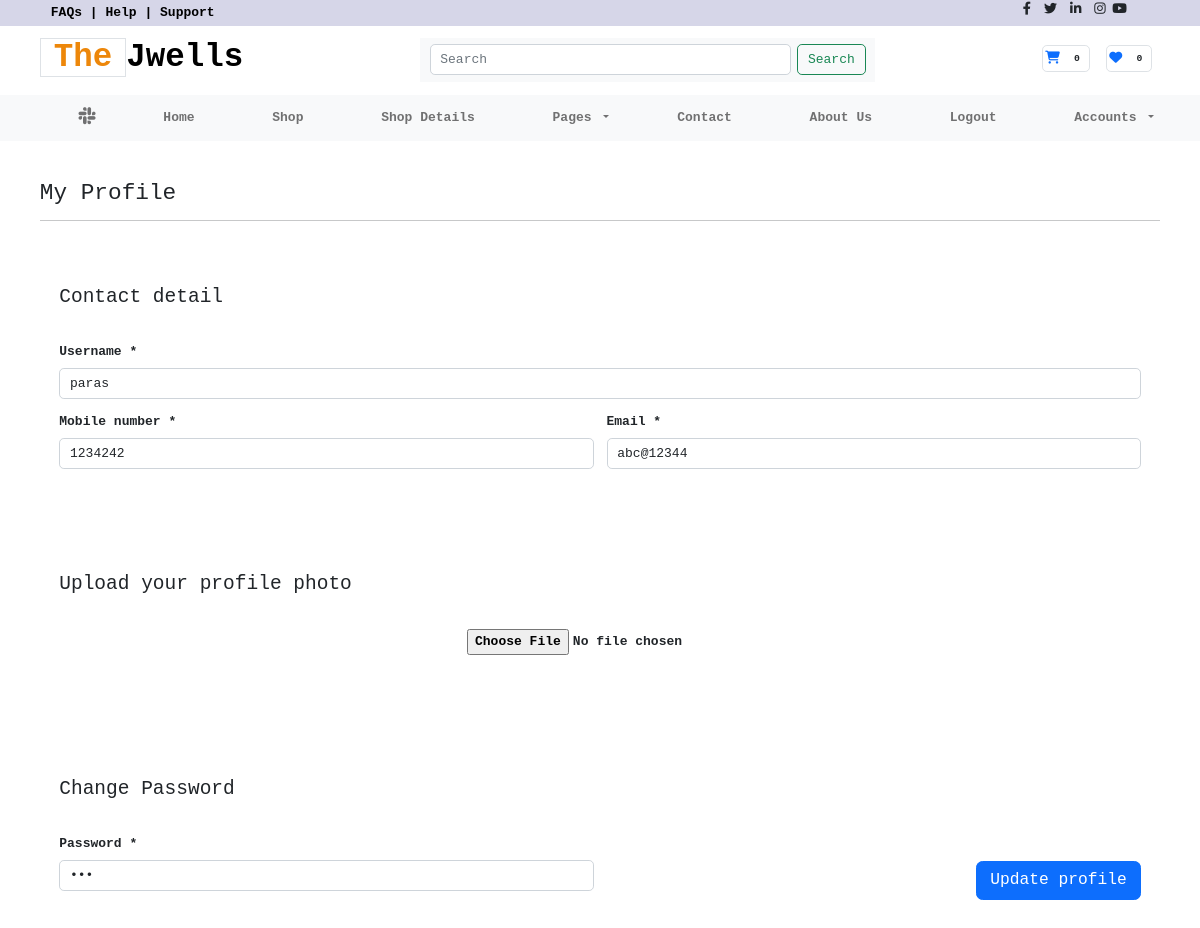
The page /para/Edit_profile (signed in) on the database its author committed.
### projectapp/models.py (models this page shows)
class Customer(models.Model):
    username=models.CharField(max_length=200)
    email=models.CharField(max_length=200)
    password=models.CharField(max_length=200)
    R_password=models.CharField(max_length=200,default=' ')
    mobile=models.IntegerField()
    profile_image=models.ImageField(upload_to="profile/",default='')

### projectapp/views.py (the view)
# urls.py: path('Edit_profile',views.Edit_profile,name='Edit_profile'),
def Edit_profile(request):
    data={'title':'Edit_profile'}
    if 'userid' in request.session:
        if request.method == "POST":
            mobile=request.POST['mobile']
            username=request.POST['username']
            password=request.POST['password']
            email=request.POST['email']
            profile_image=request.FILES['profile_image']
            data=Customer.objects.get(id=request.session['userid'])
            data.mobile=mobile
            data.username=username
            data.password=password
            data.email=email
            data.profile_image=profile_image
            data.save()
            messages.add_message(request,messages.SUCCESS,"Profile Update Sucessful!!")
            return redirect('profile')
        else:
            profile=Customer.objects.get(id=request.session['userid'])
            data={'profile':profile,'title':'Edit profile'}
            return render (request,'edit_profile.html',data)
    else:
        messages.add_message(request,messages.ERROR,"Please Login First!!")
        return redirect('login')

### projectapp/templates/Edit_profile.html (shortened to what this page needs)
{% load static %}
<!DOCTYPE html>
<html lang="en">
<body>
    {% include 'header.html' %}
    {% include 'navigation.html' %}
    <div class="container">
        <div class="row">
            <div class="col-12">
                <div class="my-5">
                    <h3>My Profile</h3>
                    <hr>
                </div>
                <form class="file-upload" action="{% url 'Edit_profile' %}" method="POST" enctype="multipart/form-data">
                    <div class="row mb-5 gx-5">
                        <div class="col-xxl-8 mb-5 mb-xxl-0">
                            <div class="bg-secondary-soft px-4 py-5 rounded">
                                <div class="row g-3">
                                    <h4 class="mb-4 mt-0">Contact detail</h4>
                                    <div class="col-md-12">
                                        <label class="form-label">Username *</label>
                                        <input type="text" class="form-control" name="username" placeholder="" aria-label="Username"
                                            value="{{profile.username}}">
                                    </div>
                                    <div class="col-md-6">
                                        <label class="form-label">Mobile number *</label>
                                        <input type="text" class="form-control" name="mobile" placeholder=""
                                            value="{{profile.mobile}}">
                                    </div>
                                    <div class="col-md-6">
                                        <label for="inputEmail4" class="form-label">Email *</label>
                                        <input type="email" class="form-control" name="email" id="inputEmail4"
                                            value="{{profile.email}}">
                                    </div>
                                </div>
                            </div>
                        </div>
                        <div class="col-xxl-4">
                            <div class="bg-secondary-soft px-4 py-5 rounded">
                                <div class="row g-3">
                                    <h4 class="mb-4 mt-0">Upload your profile photo</h4>
                                    <div class="text-center">
                                        <input type="file" id="customFile" name="profile_image">
                                    </div>
                                </div>
                            </div>
                        </div>
                    </div>
                    <div class="col-xxl-6">
                        <div class="bg-secondary-soft px-4 py-5 rounded">
                            <div class="row g-3">
                                <h4 class="my-4">Change Password</h4>
                                <div class="col-md-6">
                                    <label for="exampleInputPassword3" class="form-label">Password *</label>
                                    <input type="password" name="password" class="form-control" id="exampleInputPassword3"
                                        value="{{profile.password}}">
                                </div>
                                <div class="col-md-6">
                                    <div class="gap-3 d-md-flex justify-content-md-end text-center">
                                        <button type="submit" class="btn btn-primary btn-lg"
                                            style="margin-top: 5%;">Update profile</button>
                                    </div>
                                </div>
                            </div>
                        </div>
                    </div>
            </div>
        </div>
    </div>
</body>
</html>

### projectapp/static/css/style.css (style rules this page uses)
* { font-weight: bold; font-family: monospace; }
html,body { max-width: 100%; overflow-x: hidden; }
:root { padding: 0; margin: 0; text-decoration: none; }

### rows shown on the page
Customer: username "paras", mobile "1234242", email "abc@12344"
